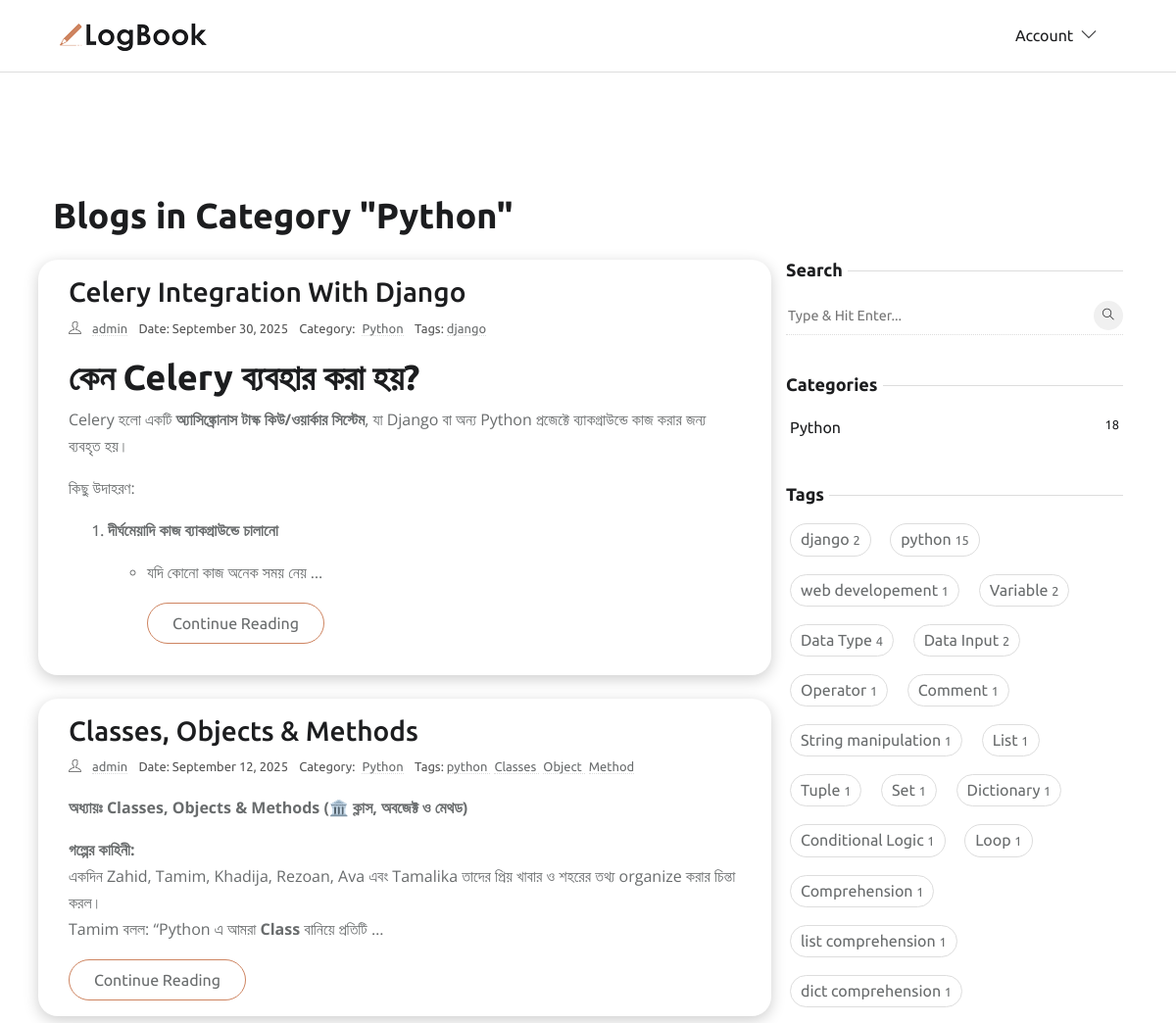
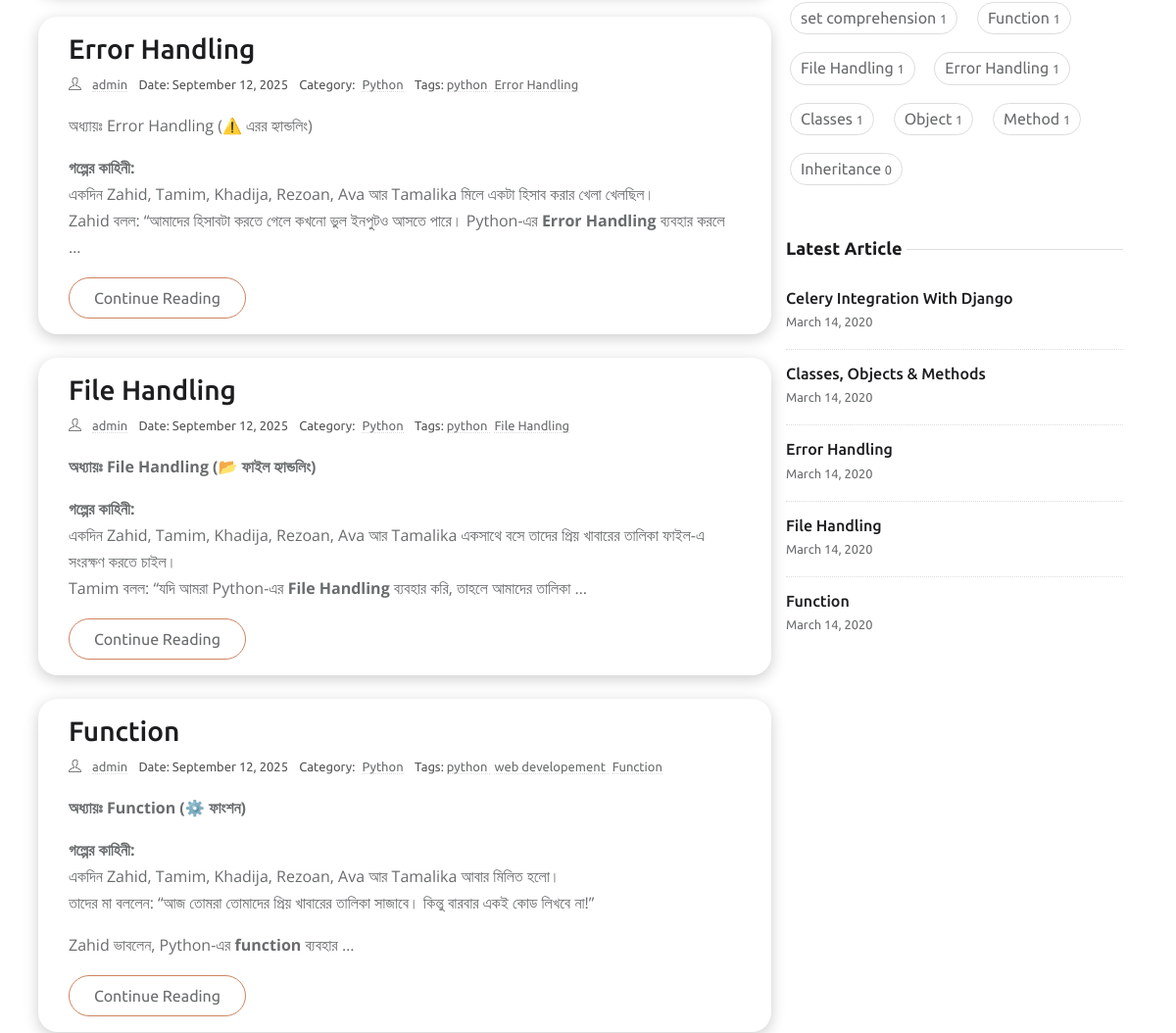
The app's page /category/python/ (upper part), older data (2 pictures, top to bottom).
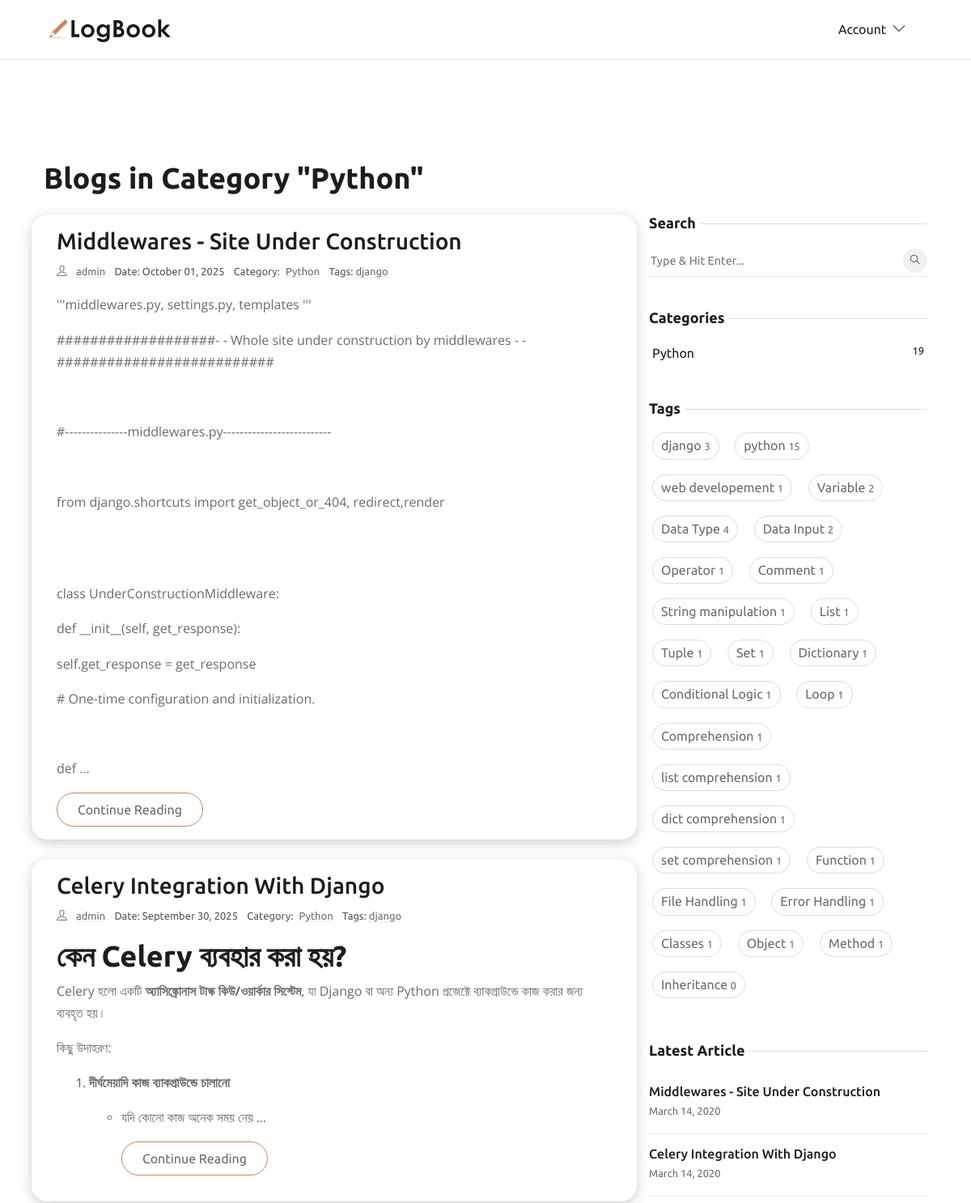
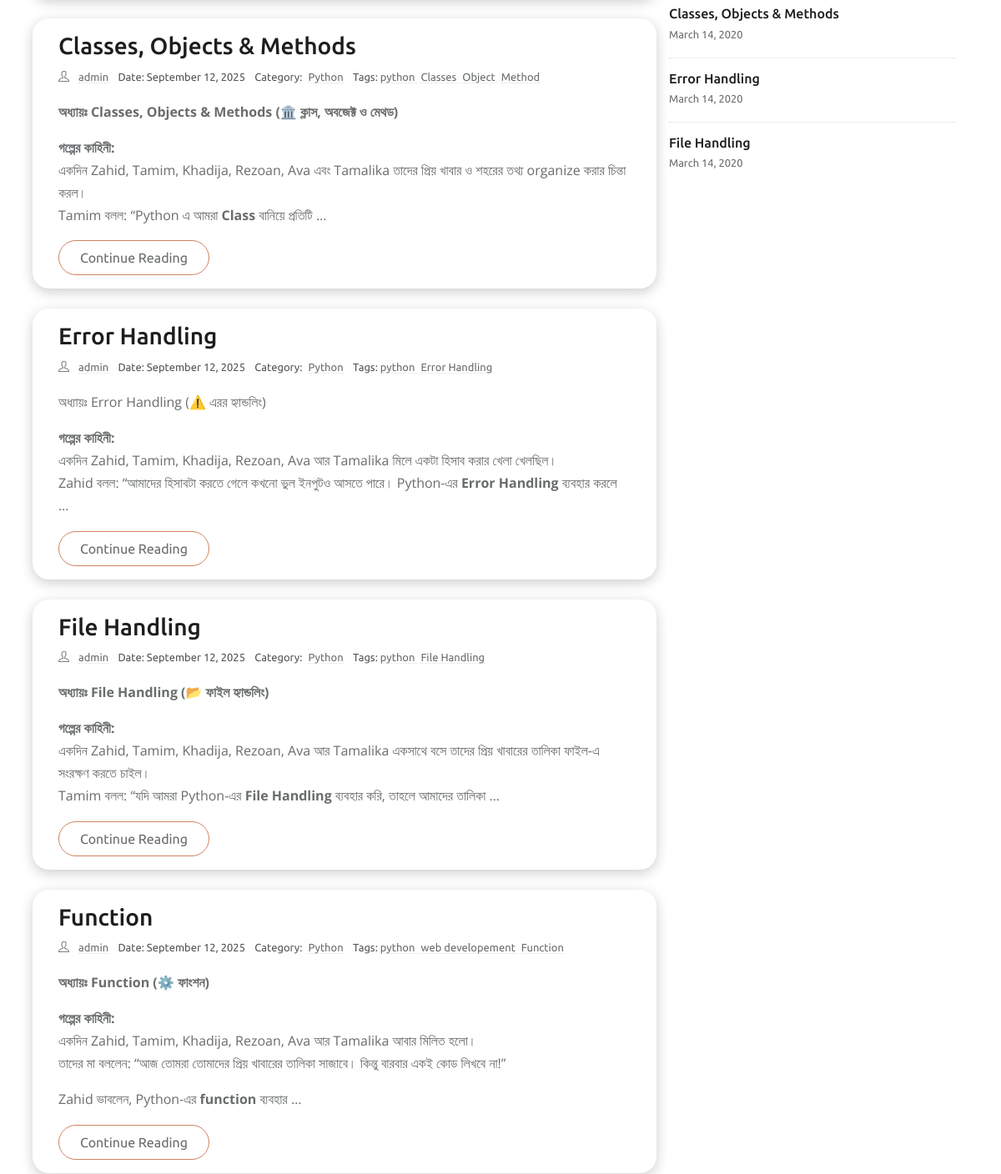
The same page, newer data (2 pictures, top to bottom).
### app_home/models.py (models this page shows, shortened)
class Blog(models.Model):
    author = models.ForeignKey(
        settings.AUTH_USER_MODEL,
        related_name='user_blogs',
        on_delete=models.CASCADE
    )
    title = models.CharField(max_length=100, unique=True)
    slug = models.SlugField(unique=True, blank=True, null=True, max_length=300)
    content = RichTextUploadingField()
    category = models.ForeignKey(
        Category,
        related_name='category_blogs',
        on_delete=models.CASCADE
    )
    tags = models.ManyToManyField(Tag, related_name='tag_blogs')
    created_date = models.DateTimeField(auto_now_add=True)
    updated_date = models.DateTimeField(auto_now=True)
    class Meta:
        ordering = ['-created_date']
    def get_absolute_url(self):
        return reverse('blog-detail', kwargs={'slug': self.slug})

class Category(models.Model):
    title = models.CharField(max_length=50, unique=True)
    slug = models.SlugField(unique=True, blank=True, null=True, max_length=300)
    def __str__(self):
        return self.title
    class Meta:
        verbose_name = "Category"
        verbose_name_plural = "Categories"

class Tag(models.Model):
    title = models.CharField(max_length=50, unique=True)
    slug = models.SlugField(unique=True, blank=True, null=True, max_length=300)

### app_account/models.py (models this page shows, shortened)
class CustomUser(AbstractBaseUser, PermissionsMixin):
    email = models.EmailField(unique=True)
    username = models.CharField(max_length=50)
    first_name = models.CharField(max_length=50, blank=True)
    last_name = models.CharField(max_length=50, blank=True)
    is_active = models.BooleanField(default=False)  # For Mail Verification
    is_staff = models.BooleanField(default=False)
    date_joined = models.DateTimeField(default=timezone.now)
    objects = CustomUserManager()
    USERNAME_FIELD = 'email'      # login field
    REQUIRED_FIELDS = ['username']  # required when creating superuser

### app_home/views.py (the view)
# urls.py: path('category/<slug:slug>/', CategoryBlogsView.as_view(), name='category-blogs'),
class CategoryBlogsView(ListView):
    model = Blog
    template_name = 'blog/category_blogs.html'
    context_object_name = 'category_blogs'
    def get_queryset(self):
        self.category = get_object_or_404(Category, slug=self.kwargs['slug'])
        return self.category.category_blogs.all()
    def get_context_data(self, **kwargs):
        context = super().get_context_data(**kwargs)
        context['category'] = self.category
        return context

### app_home/context_processors.py (called while the page is built)
def get_all_categories(request):
    categories = Category.objects.all()
    return {'categories': categories}

def get_all_tags(request):
    tags = Tag.objects.all()
    return {'tags': tags}

def get_recent_blogs(request):
    recent_blogs = Blog.objects.order_by('-created_date')[:5]
    return {'recent_blogs': recent_blogs}

### templates/blog/category_blogs.html (shortened to what this page needs)
{% extends 'base/base.html' %}
{% load static %}
{% load custom_filters %}
{% block content %}
<section class="section">
    <div class="container p-4">
        <h2 class="mb-4">Blogs in Category "{{ category }}"</h2>
        <div class="row">
            <div class="col-lg-8 mb-5 mb-lg-0">
                {% for blog in category_blogs %}
                <article class="row p-3 mb-4 blog-card">
                    <div class="col-md-12">
                        <h3 class="h3"><a class="post-title" href="{{ blog.get_absolute_url }}">{{ blog.title }}</a>
                        </h3>
                        <ul class="list-inline post-meta mb-2">
                            <li class="list-inline-item"><i class="ti-user mr-2"></i>
                                <a href="{% url 'profile' blog.author.username %}">{{ blog.author.get_full_name|default:blog.author.username }}</a>
                            </li>
                            <li class="list-inline-item">Date: {{ blog.created_date|date:"F d, Y" }}</li>
                           <li class="list-inline-item">
                                Category: <a href="{% url 'category-blogs' blog.category.slug %}" class="ml-1">
                                    {{blog.category.title }}</a>
                            </li>
                            <li class="list-inline-item">
                                Tags:
                                {% for tag in blog.tags.all %}
                                <a href="{% url 'tag-blogs' tag.slug %}" class="mr-1">
                                    {{ tag.title}}
                                </a>
                                {% empty %}
                                No tags
                                {% endfor %}
                            </li>
                        </ul>
                        <p>{{ blog.content|truncatewords:40|safe }}</p>
                        <a href="{% url 'blog-detail' blog.slug %}" class="btn btn-outline-primary">
                            Continue Reading
                        </a>
                    </div>
                </article>
                {% endfor %}
            </div>
            <div class="col-lg-4">
                <aside class="fixed-sidebar">
                    {% include 'base/sideber.html' %}
                </aside>
            </div>
        </div>
    </div>
</section>
{% endblock content %}

### templates/base/sideber.html (shortened to what this page needs)
{% load static %}
<div class="widget">
   <h5 class="widget-title"><span>Search</span></h5>
   <form action="{% url 'search-results' %}" method="GET" class="widget-search position-relative">
      <input id="search-query" name="q" type="search" required placeholder="Type & Hit Enter..." autocomplete="off">
      <button type="submit"><i class="ti-search"></i></button>
   </form>
</div>
<div class="widget">
   <h5 class="widget-title"><span>Categories</span></h5>
   <ul class="list-unstyled widget-list">
      {% for cat in categories %}
      <li class="cate-card p-1">
         <a href="{% url 'category-blogs' cat.slug %}" class="d-flex">
            {{cat.title}}
            <small class="ml-auto">{{cat.category_blogs.count}}</small>
         </a>
      </li>
      {% endfor %}
   </ul>
</div>
<div class="widget">
   <h5 class="widget-title"><span>Tags</span></h5>
   <ul class="list-inline widget-list-inline">
      {% for tag in tags %}
      <li class="list-inline-item cate-card p-1">
         <a href="{% url 'tag-blogs' tag.slug %}">
            {{tag.title}}
            <small class="ml-auto">{{tag.tag_blogs.count}}</small></a>
      </li>
      {% endfor %}
   </ul>
</div>
<div class="widget">
   <h5 class="widget-title"><span>Latest Article</span></h5>
   <ul class="list-unstyled widget-list">
      {% for blog in recent_blogs %}
      <li class="media widget-post align-items-center">
         <div class="media-body">
            <h5 class="h6 mb-0"><a href="{{ blog.get_absolute_url }}">{{blog.title}}</a>
            </h5>
            <small>March 14, 2020</small>
         </div>
      </li>
      {% endfor %}
   </ul>
</div>

Row changes from the older to the newer data that the page shows:
no longer on one of the page's lists (row unchanged): Blog: title "Function"
computed for Category "Python": category_blogs.count "18" → "19"
added Blog: title "Middlewares - Site Under Construction", author.get_full_name "admin", created_date "October 01, 2025", category "Python", content "'''middlewares.py, settings.py, templates ''' ###################- - Whole site under construction by middlewares - -########################## #---------------middlewares.py-------------------------- from django.shortcuts import get_object_or_404, redirect,render class UnderConstructionMiddleware: def __init__(self, get_response): self.get_response = get_response # One-time configuration and initialization. def …", Tag (title "django")
computed for Tag "django": tag_blogs.count "2" → "3"
